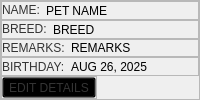
                              <widget class="QFrame" name="frame_11">
                               <property name="sizePolicy">
                                <sizepolicy hsizetype="Expanding" vsizetype="Expanding">
                                 <horstretch>0</horstretch>
                                 <verstretch>0</verstretch>
                                </sizepolicy>
                               </property>
                               <property name="styleSheet">
                                <string notr="true">font: 63 13pt &quot;Montserrat SemiBold&quot;;
color:rgb(0, 0, 0);</string>
                               </property>
                               <property name="frameShape">
                                <enum>QFrame::StyledPanel</enum>
                               </property>
                               <property name="frameShadow">
                                <enum>QFrame::Raised</enum>
                               </property>
                               <layout class="QVBoxLayout" name="verticalLayout_21">
                                <property name="spacing">
                                 <number>0</number>
                                </property>
                                <property name="leftMargin">
                                 <number>0</number>
                                </property>
                                <property name="topMargin">
                                 <number>0</number>
                                </property>
                                <property name="rightMargin">
                                 <number>0</number>
                                </property>
                                <property name="bottomMargin">
                                 <number>0</number>
                                </property>
                                <item>
                                 <widget class="QFrame" name="frame_20">
                                  <property name="sizePolicy">
                                   <sizepolicy hsizetype="Expanding" vsizetype="Expanding">
                                    <horstretch>0</horstretch>
                                    <verstretch>0</verstretch>
                                   </sizepolicy>
                                  </property>
                                  <property name="frameShape">
                                   <enum>QFrame::StyledPanel</enum>
                                  </property>
                                  <property name="frameShadow">
                                   <enum>QFrame::Raised</enum>
                                  </property>
                                  <layout class="QHBoxLayout" name="horizontalLayout_43">
                                   <property name="leftMargin">
                                    <number>0</number>
                                   </property>
                                   <property name="topMargin">
                                    <number>0</number>
                                   </property>
                                   <property name="rightMargin">
                                    <number>0</number>
                                   </property>
                                   <property name="bottomMargin">
                                    <number>0</number>
                                   </property>
                                   <item>
                                    <widget class="QLabel" name="label_6">
                                     <property name="sizePolicy">
                                      <sizepolicy hsizetype="Fixed" vsizetype="Fixed">
                                       <horstretch>0</horstretch>
                                       <verstretch>0</verstretch>
                                      </sizepolicy>
                                     </property>
                                     <property name="styleSheet">
                                      <string notr="true">font: 87 13pt &quot;Montserrat Black&quot;;
color:rgb(52, 52, 52);</string>
                                     </property>
                                     <property name="text">
                                      <string>NAME:</string>
                                     </property>
                                    </widget>
                                   </item>
                                   <item>
                                    <widget class="QLabel" name="petProfileNameLabel">
                                     <property name="sizePolicy">
                                      <sizepolicy hsizetype="Expanding" vsizetype="Expanding">
                                       <horstretch>0</horstretch>
                                       <verstretch>0</verstretch>
                                      </sizepolicy>
                                     </property>
                                     <property name="styleSheet">
                                      <string notr="true"/>
                                     </property>
                                     <property name="text">
                                      <string>PET NAME</string>
                                     </property>
                                     <property name="alignment">
                                      <set>Qt::AlignLeading|Qt::AlignLeft|Qt::AlignVCenter</set>
                                     </property>
                                     <property name="wordWrap">
                                      <bool>true</bool>
                                     </property>
                                    </widget>
                                   </item>
                                  </layout>
                                 </widget>
                                </item>
                                <item>
                                 <widget class="QFrame" name="frame_21">
                                  <property name="sizePolicy">
                                   <sizepolicy hsizetype="Expanding" vsizetype="Expanding">
                                    <horstretch>0</horstretch>
                                    <verstretch>0</verstretch>
                                   </sizepolicy>
                                  </property>
                                  <property name="frameShape">
                                   <enum>QFrame::StyledPanel</enum>
                                  </property>
                                  <property name="frameShadow">
                                   <enum>QFrame::Raised</enum>
                                  </property>
                                  <layout class="QHBoxLayout" name="horizontalLayout_44">
                                   <property name="leftMargin">
                                    <number>0</number>
                                   </property>
                                   <property name="topMargin">
                                    <number>0</number>
                                   </property>
                                   <property name="rightMargin">
                                    <number>0</number>
                                   </property>
                                   <property name="bottomMargin">
                                    <number>0</number>
                                   </property>
                                   <item>
                                    <widget class="QLabel" name="label_11">
                                     <property name="sizePolicy">
                                      <sizepolicy hsizetype="Fixed" vsizetype="Fixed">
                                       <horstretch>0</horstretch>
                                       <verstretch>0</verstretch>
                                      </sizepolicy>
                                     </property>
                                     <property name="styleSheet">
                                      <string notr="true">font: 87 13pt &quot;Montserrat Black&quot;;
color:rgb(52, 52, 52);</string>
                                     </property>
                                     <property name="text">
                                      <string>BREED:</string>
                                     </property>
                                    </widget>
                                   </item>
                                   <item>
                                    <widget class="QLabel" name="breedLabel">
                                     <property name="sizePolicy">
                                      <sizepolicy hsizetype="Expanding" vsizetype="Expanding">
                                       <horstretch>0</horstretch>
                                       <verstretch>0</verstretch>
                                      </sizepolicy>
                                     </property>
                                     <property name="styleSheet">
                                      <string notr="true"/>
                                     </property>
                                     <property name="text">
                                      <string>BREED</string>
                                     </property>
                                     <property name="alignment">
                                      <set>Qt::AlignLeading|Qt::AlignLeft|Qt::AlignVCenter</set>
                                     </property>
                                     <property name="wordWrap">
                                      <bool>true</bool>
                                     </property>
                                    </widget>
                                   </item>
                                  </layout>
                                 </widget>
                                </item>
                                <item>
                                 <widget class="QFrame" name="frame_33">
                                  <property name="sizePolicy">
                                   <sizepolicy hsizetype="Expanding" vsizetype="Expanding">
                                    <horstretch>0</horstretch>
                                    <verstretch>0</verstretch>
                                   </sizepolicy>
                                  </property>
                                  <property name="frameShape">
                                   <enum>QFrame::StyledPanel</enum>
                                  </property>
                                  <property name="frameShadow">
                                   <enum>QFrame::Raised</enum>
                                  </property>
                                  <layout class="QHBoxLayout" name="horizontalLayout_49">
                                   <property name="leftMargin">
                                    <number>0</number>
                                   </property>
                                   <property name="topMargin">
                                    <number>0</number>
                                   </property>
                                   <property name="rightMargin">
                                    <number>0</number>
                                   </property>
                                   <property name="bottomMargin">
                                    <number>0</number>
                                   </property>
                                   <item>
                                    <widget class="QLabel" name="label_18">
                                     <property name="sizePolicy">
                                      <sizepolicy hsizetype="Fixed" vsizetype="Fixed">
                                       <horstretch>0</horstretch>
                                       <verstretch>0</verstretch>
                                      </sizepolicy>
                                     </property>
                                     <property name="styleSheet">
                                      <string notr="true">font: 87 13pt &quot;Montserrat Black&quot;;
color:rgb(52, 52, 52);</string>
                                     </property>
                                     <property name="text">
                                      <string>REMARKS:</string>
                                     </property>
                                    </widget>
                                   </item>
                                   <item>
                                    <widget class="QLabel" name="petRemarksLabel">
                                     <property name="sizePolicy">
                                      <sizepolicy hsizetype="Expanding" vsizetype="Expanding">
                                       <horstretch>0</horstretch>
                                       <verstretch>0</verstretch>
                                      </sizepolicy>
                                     </property>
                                     <property name="text">
                                      <string>REMARKS</string>
                                     </property>
                                     <property name="wordWrap">
                                      <bool>true</bool>
                                     </property>
                                    </widget>
                                   </item>
                                  </layout>
                                 </widget>
                                </item>
                                <item>
                                 <widget class="QFrame" name="frame_31">
                                  <property name="sizePolicy">
                                   <sizepolicy hsizetype="Preferred" vsizetype="Expanding">
                                    <horstretch>0</horstretch>
                                    <verstretch>0</verstretch>
                                   </sizepolicy>
                                  </property>
                                  <property name="frameShape">
                                   <enum>QFrame::StyledPanel</enum>
                                  </property>
                                  <property name="frameShadow">
                                   <enum>QFrame::Raised</enum>
                                  </property>
                                  <layout class="QHBoxLayout" name="horizontalLayout_46">
                                   <property name="leftMargin">
                                    <number>0</number>
                                   </property>
                                   <property name="topMargin">
                                    <number>0</number>
                                   </property>
                                   <property name="rightMargin">
                                    <number>0</number>
                                   </property>
                                   <property name="bottomMargin">
                                    <number>0</number>
                                   </property>
                                   <item>
                                    <widget class="QLabel" name="label_16">
                                     <property name="sizePolicy">
                                      <sizepolicy hsizetype="Fixed" vsizetype="Preferred">
                                       <horstretch>0</horstretch>
                                       <verstretch>0</verstretch>
                                      </sizepolicy>
                                     </property>
                                     <property name="styleSheet">
                                      <string notr="true">font: 87 13pt &quot;Montserrat Black&quot;;
color:rgb(52, 52, 52);</string>
                                     </property>
                                     <property name="text">
                                      <string>BIRTHDAY:</string>
                                     </property>
                                    </widget>
                                   </item>
                                   <item>
                                    <widget class="QLabel" name="petBirthdayOptional">
                                     <property name="sizePolicy">
                                      <sizepolicy hsizetype="Preferred" vsizetype="Expanding">
                                       <horstretch>0</horstretch>
                                       <verstretch>0</verstretch>
                                      </sizepolicy>
                                     </property>
                                     <property name="text">
                                      <string>AUG 26, 2025</string>
                                     </property>
                                    </widget>
                                   </item>
                                  </layout>
                                 </widget>
                                </item>
                                <item alignment="Qt::AlignLeft">
                                 <widget class="QFrame" name="frame_56">
                                  <property name="frameShape">
                                   <enum>QFrame::StyledPanel</enum>
                                  </property>
                                  <property name="frameShadow">
                                   <enum>QFrame::Raised</enum>
                                  </property>
                                  <layout class="QHBoxLayout" name="horizontalLayout_80">
                                   <property name="spacing">
                                    <number>0</number>
                                   </property>
                                   <property name="leftMargin">
                                    <number>0</number>
                                   </property>
                                   <property name="topMargin">
                                    <number>0</number>
                                   </property>
                                   <property name="rightMargin">
                                    <number>0</number>
                                   </property>
                                   <property name="bottomMargin">
                                    <number>0</number>
                                   </property>
                                   <item>
                                    <widget class="QToolButton" name="petProfileEditBtn">
                                     <property name="styleSheet">
                                      <string notr="true">

#petProfileEditBtn{
font: 87 13pt &quot;Montserrat Black&quot;;
color:rgb(52, 52, 52);
background:transparent;
}
#petProfileEditBtn:hover{
color:rgb(98, 98, 98);


}</string>
                                     </property>
                                     <property name="text">
                                      <string>EDIT DETAILS</string>
                                     </property>
                                     <property name="icon">
                                      <iconset resource="../resource.qrc">
                                       <normaloff>:/Icons/Icons/editPeDetails.png</normaloff>:/Icons/Icons/editPeDetails.png</iconset>
                                     </property>
                                     <property name="iconSize">
                                      <size>
                                       <width>25</width>
                                       <height>25</height>
                                      </size>
                                     </property>
                                     <property name="toolButtonStyle">
                                      <enum>Qt::ToolButtonTextBesideIcon</enum>
                                     </property>
                                    </widget>
                                   </item>
                                  </layout>
                                 </widget>
                                </item>
                               </layout>
                              </widget>
